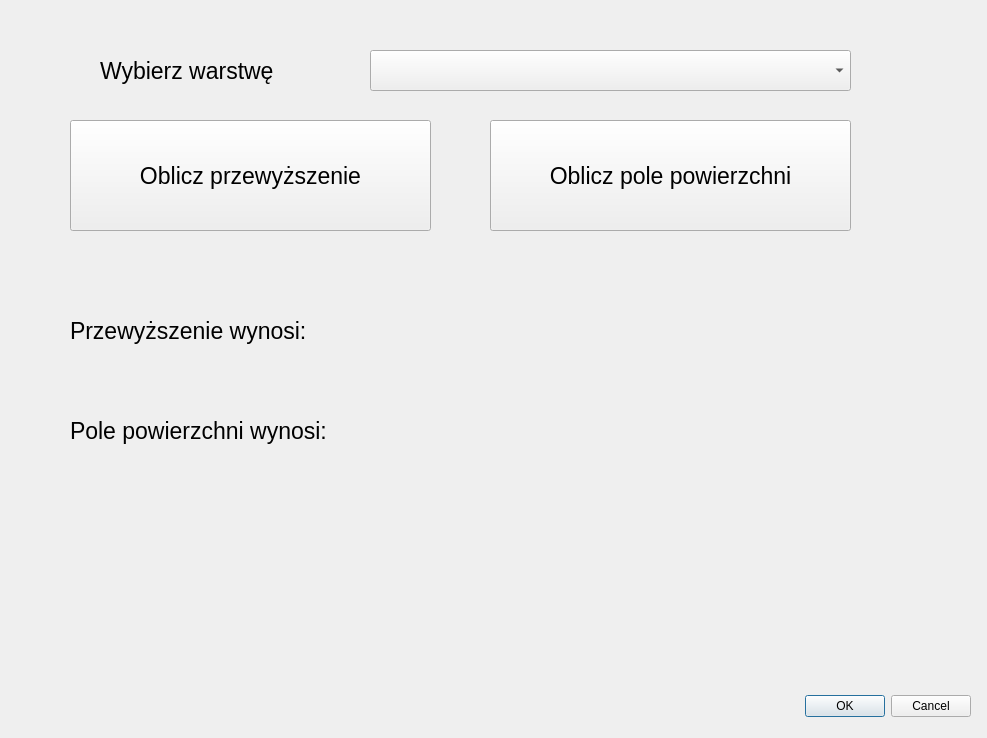
<?xml version="1.0" encoding="UTF-8"?>
<ui version="4.0">
 <class>Plugin_zajDialogBase</class>
 <widget class="QDialog" name="Plugin_zajDialogBase">
  <property name="geometry">
   <rect>
    <x>0</x>
    <y>0</y>
    <width>987</width>
    <height>738</height>
   </rect>
  </property>
  <property name="windowTitle">
   <string>Measure_dh_area</string>
  </property>
  <widget class="QDialogButtonBox" name="button_box">
   <property name="geometry">
    <rect>
     <x>630</x>
     <y>690</y>
     <width>341</width>
     <height>32</height>
    </rect>
   </property>
   <property name="orientation">
    <enum>Qt::Horizontal</enum>
   </property>
   <property name="standardButtons">
    <set>QDialogButtonBox::Cancel|QDialogButtonBox::Ok</set>
   </property>
  </widget>
  <widget class="QLabel" name="label_choose">
   <property name="geometry">
    <rect>
     <x>100</x>
     <y>30</y>
     <width>271</width>
     <height>81</height>
    </rect>
   </property>
   <property name="sizeIncrement">
    <size>
     <width>0</width>
     <height>0</height>
    </size>
   </property>
   <property name="font">
    <font>
     <pointsize>17</pointsize>
    </font>
   </property>
   <property name="text">
    <string>Wybierz warstwę</string>
   </property>
  </widget>
  <widget class="QgsMapLayerComboBox" name="mMapLayerComboBox">
   <property name="geometry">
    <rect>
     <x>370</x>
     <y>50</y>
     <width>481</width>
     <height>41</height>
    </rect>
   </property>
  </widget>
  <widget class="QPushButton" name="pushButton_dh">
   <property name="geometry">
    <rect>
     <x>70</x>
     <y>120</y>
     <width>361</width>
     <height>111</height>
    </rect>
   </property>
   <property name="font">
    <font>
     <pointsize>17</pointsize>
    </font>
   </property>
   <property name="text">
    <string>Oblicz przewyższenie</string>
   </property>
  </widget>
  <widget class="QLabel" name="label_dh">
   <property name="geometry">
    <rect>
     <x>70</x>
     <y>290</y>
     <width>361</width>
     <height>81</height>
    </rect>
   </property>
   <property name="baseSize">
    <size>
     <width>0</width>
     <height>0</height>
    </size>
   </property>
   <property name="font">
    <font>
     <pointsize>17</pointsize>
    </font>
   </property>
   <property name="text">
    <string>Przewyższenie wynosi: </string>
   </property>
  </widget>
  <widget class="QLabel" name="label_dh_result">
   <property name="geometry">
    <rect>
     <x>380</x>
     <y>280</y>
     <width>291</width>
     <height>101</height>
    </rect>
   </property>
   <property name="font">
    <font>
     <pointsize>17</pointsize>
    </font>
   </property>
   <property name="text">
    <string/>
   </property>
  </widget>
  <widget class="QLabel" name="label_area">
   <property name="geometry">
    <rect>
     <x>70</x>
     <y>380</y>
     <width>371</width>
     <height>101</height>
    </rect>
   </property>
   <property name="font">
    <font>
     <pointsize>17</pointsize>
    </font>
   </property>
   <property name="text">
    <string>Pole powierzchni wynosi:</string>
   </property>
  </widget>
  <widget class="QLabel" name="label_area_result">
   <property name="geometry">
    <rect>
     <x>410</x>
     <y>380</y>
     <width>291</width>
     <height>101</height>
    </rect>
   </property>
   <property name="font">
    <font>
     <pointsize>17</pointsize>
    </font>
   </property>
   <property name="text">
    <string/>
   </property>
  </widget>
  <widget class="QPushButton" name="pushButton_area">
   <property name="geometry">
    <rect>
     <x>490</x>
     <y>120</y>
     <width>361</width>
     <height>111</height>
    </rect>
   </property>
   <property name="font">
    <font>
     <pointsize>17</pointsize>
    </font>
   </property>
   <property name="text">
    <string>Oblicz pole powierzchni</string>
   </property>
  </widget>
 </widget>
 <customwidgets>
  <customwidget>
   <class>QgsMapLayerComboBox</class>
   <extends>QComboBox</extends>
   <header>qgsmaplayercombobox.h</header>
  </customwidget>
 </customwidgets>
 <resources/>
 <connections>
  <connection>
   <sender>button_box</sender>
   <signal>accepted()</signal>
   <receiver>Plugin_zajDialogBase</receiver>
   <slot>accept()</slot>
   <hints>
    <hint type="sourcelabel">
     <x>20</x>
     <y>20</y>
    </hint>
    <hint type="destinationlabel">
     <x>20</x>
     <y>20</y>
    </hint>
   </hints>
  </connection>
  <connection>
   <sender>button_box</sender>
   <signal>rejected()</signal>
   <receiver>Plugin_zajDialogBase</receiver>
   <slot>reject()</slot>
   <hints>
    <hint type="sourcelabel">
     <x>20</x>
     <y>20</y>
    </hint>
    <hint type="destinationlabel">
     <x>20</x>
     <y>20</y>
    </hint>
   </hints>
  </connection>
 </connections>
</ui>
